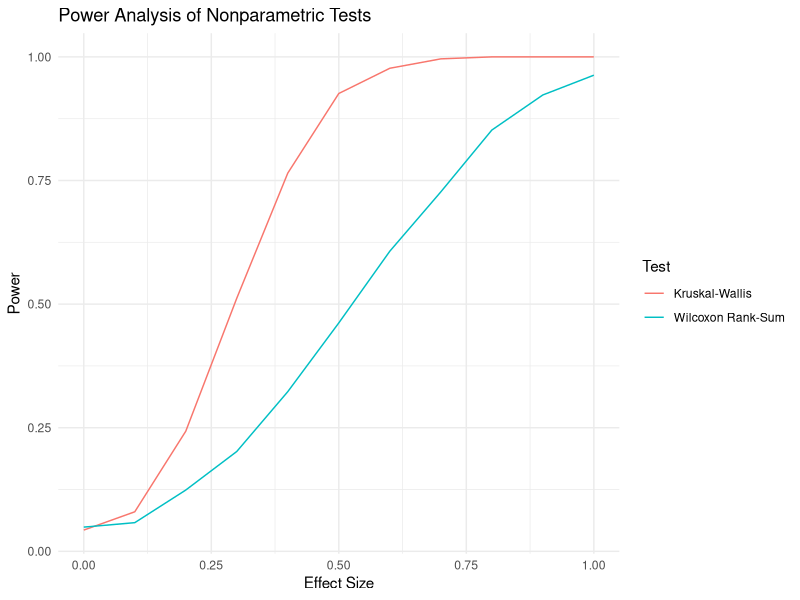

R code for this plot:
## ---- chunk 1
# Load necessary libraries
library(dplyr)
library(ggplot2)

# Function to simulate data and calculate power for Kruskal-Wallis test
simulate_kruskal_power <- function(n_groups, n_per_group, effect_size, n_simulations = 1000, alpha = 0.05) {
  power_results <- replicate(n_simulations, {
    # Simulate data for each group
    groups <- lapply(1:n_groups, function(i) {
      rnorm(n_per_group, mean = i * effect_size, sd = 1)
    })
    
    # Combine into a data frame
    data <- data.frame(
      value = unlist(groups),
      group = factor(rep(1:n_groups, each = n_per_group))
    )
    
    # Perform Kruskal-Wallis test
    test_result <- kruskal.test(value ~ group, data = data)
    
    # Check if p-value is less than alpha
    test_result$p.value < alpha
  })
  
  # Calculate power as the proportion of significant results
  mean(power_results)
}

# Function to simulate data and calculate power for Wilcoxon rank-sum test
simulate_wilcoxon_power <- function(n_per_group, effect_size, n_simulations = 1000, alpha = 0.05) {
  power_results <- replicate(n_simulations, {
    # Simulate data for two groups
    group1 <- rnorm(n_per_group, mean = 0, sd = 1)
    group2 <- rnorm(n_per_group, mean = effect_size, sd = 1)
    
    # Perform Wilcoxon rank-sum test
    test_result <- wilcox.test(group1, group2)
    
    # Check if p-value is less than alpha
    test_result$p.value < alpha
  })
  
  # Calculate power as the proportion of significant results
  mean(power_results)
}

# Parameters for simulation
n_groups <- 3          # Number of groups for Kruskal-Wallis
n_per_group <- 30      # Sample size per group
effect_sizes <- seq(0, 1, by = 0.1)  # Range of effect sizes
n_simulations <- 1000  # Number of simulations

# Calculate power for Kruskal-Wallis test
kruskal_power <- sapply(effect_sizes, function(effect_size) {
  simulate_kruskal_power(n_groups, n_per_group, effect_size, n_simulations)
})

# Calculate power for Wilcoxon rank-sum test
wilcoxon_power <- sapply(effect_sizes, function(effect_size) {
  simulate_wilcoxon_power(n_per_group, effect_size, n_simulations)
})

# Combine results into a data frame
power_results <- data.frame(
  effect_size = effect_sizes,
  kruskal_power = kruskal_power,
  wilcoxon_power = wilcoxon_power
)

# Plot the power curves
ggplot(power_results, aes(x = effect_size)) +
  geom_line(aes(y = kruskal_power, color = "Kruskal-Wallis")) +
  geom_line(aes(y = wilcoxon_power, color = "Wilcoxon Rank-Sum")) +
  labs(
    title = "Power Analysis of Nonparametric Tests",
    x = "Effect Size",
    y = "Power",
    color = "Test"
  ) +
  theme_minimal()
